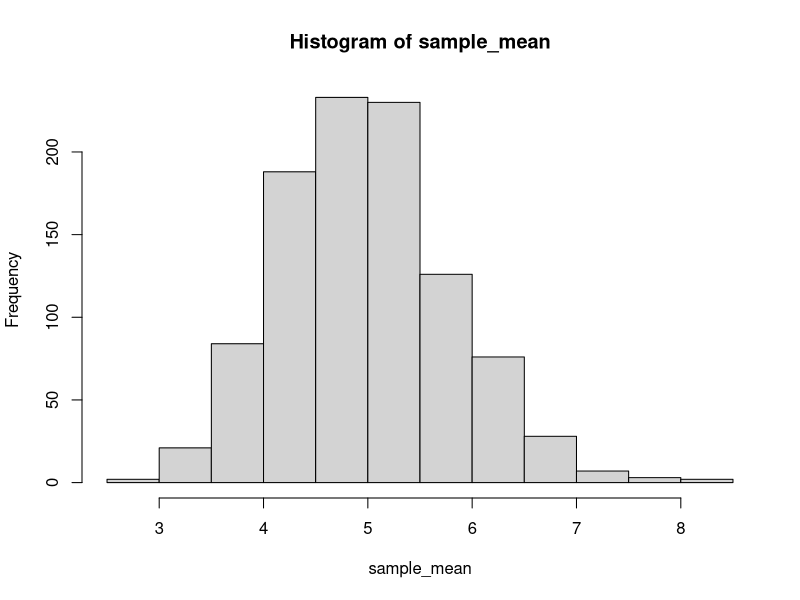

R code for this plot: (Note: this script raises an error after producing the figure.)
lambda <- 0.2
mean <- 1/lambda 
sd <- 1/lambda
n <- 40
iter <- 1000
matrix <- matrix(rexp(n * iter, lambda),iter, n)
sample_mean <- apply(matrix,1,mean)
hist(sample_mean)
sample_sd <- apply(matrix,1,sd)
sample_variance <- apply^2
hist(sample_variance)
sample_mean
